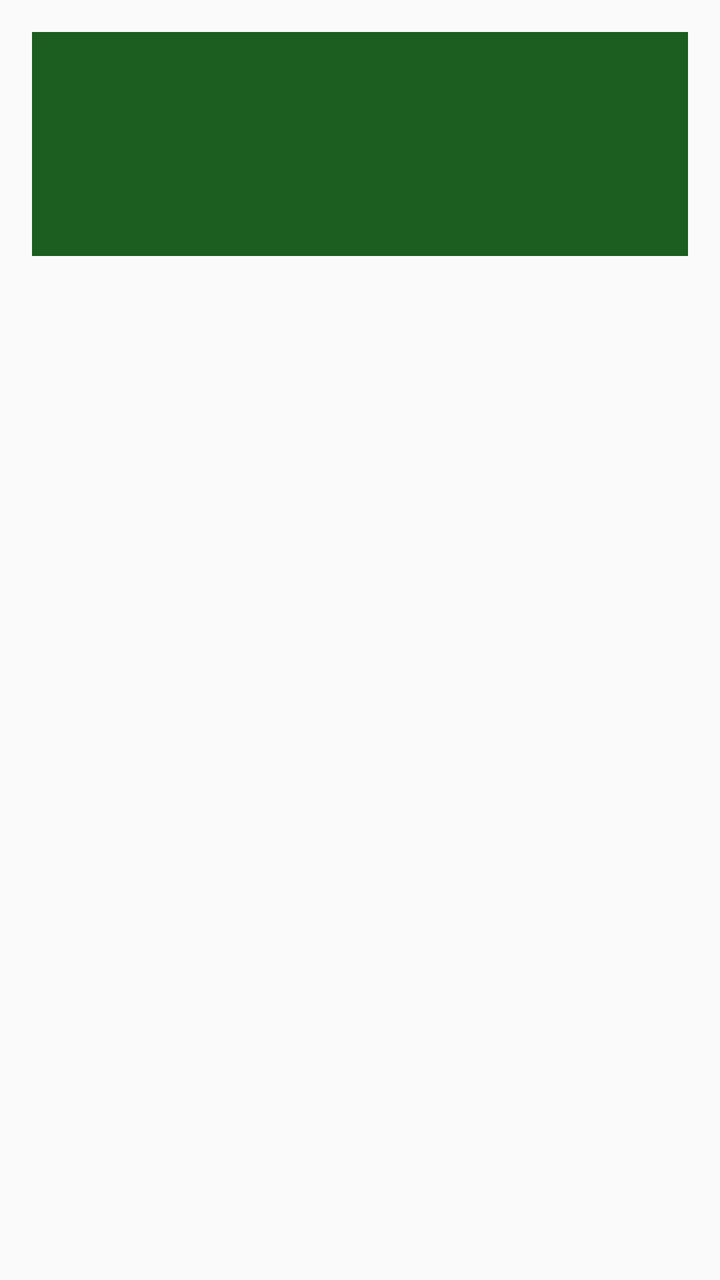
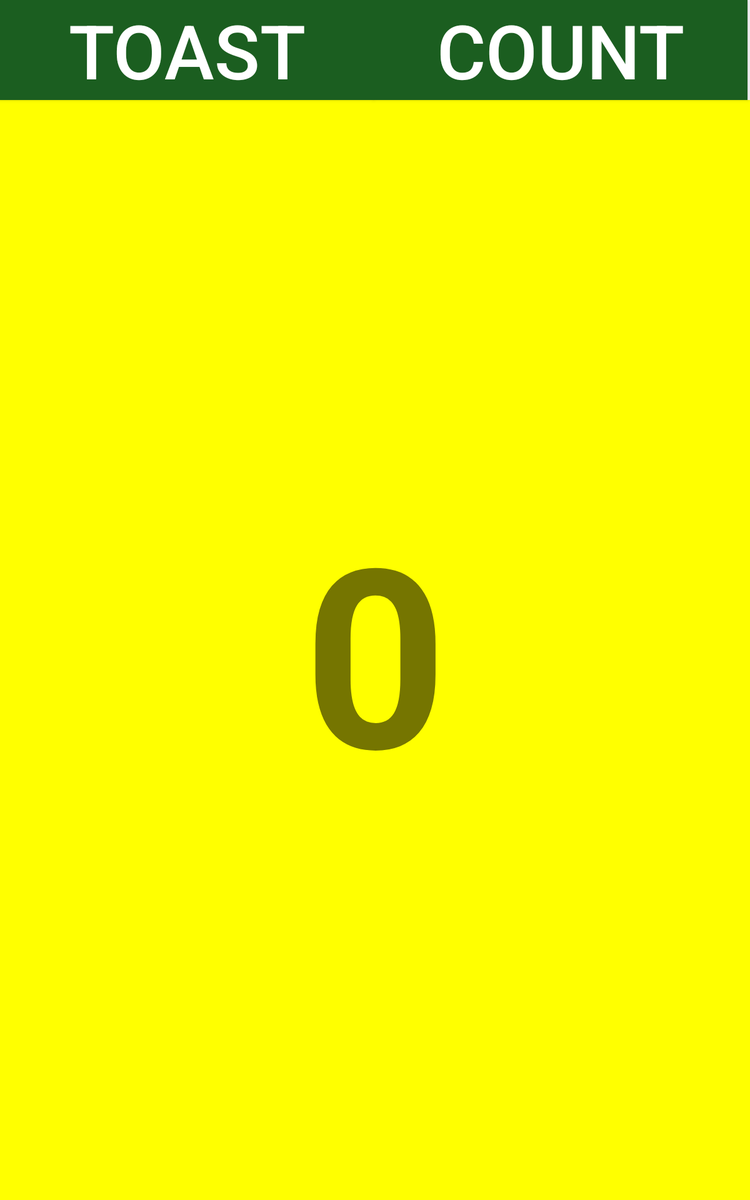

Compare how this app lays out the same screen by default and in its alternative resource folder. The renders come first, then the two layout files and the values they reference.
<!-- AndroidManifest.xml: activity theme AppTheme.NoActionBar -->
<!-- res/layout/activity_main.xml -->
<?xml version="1.0" encoding="utf-8"?>
<RelativeLayout xmlns:android="http://schemas.android.com/apk/res/android"
    xmlns:app="http://schemas.android.com/apk/res-auto"
    xmlns:tools="http://schemas.android.com/tools"
    android:id="@+id/activity_main"
    android:layout_width="match_parent"
    android:layout_height="match_parent"
    android:padding="16dp"
    tools:context="com.example.android.tabexperiment.MainActivity">

    <android.support.v7.widget.Toolbar
        android:id="@+id/toolbar"
        android:layout_width="match_parent"
        android:layout_height="wrap_content"
        android:layout_alignParentTop="true"
        android:background="?attr/colorPrimary"
        android:minHeight="?attr/actionBarSize"
        android:theme="@style/ThemeOverlay.AppCompat.Dark.ActionBar"
        app:popupTheme="@style/ThemeOverlay.AppCompat.Light"/>

    <android.support.design.widget.TabLayout
        android:id="@+id/tab_layout"
        android:layout_width="match_parent"
        android:layout_height="wrap_content"
        android:layout_below="@id/toolbar"
        android:background="?attr/colorPrimary"
        android:minHeight="?attr/actionBarSize"
        android:theme="@style/ThemeOverlay.AppCompat.Dark.ActionBar"/>

    <android.support.v4.view.ViewPager
        android:id="@+id/pager"
        android:layout_width="match_parent"
        android:layout_height="fill_parent"
        android:layout_below="@id/tab_layout"/>

</RelativeLayout>
<!-- resources referenced by this layout -->
<resources>
  <style name="AppTheme.NoActionBar">
          <item name="windowActionBar">false</item>
          <item name="windowNoTitle">true</item>
      </style>
</resources>
<!-- res/layout-sw600dp/activity_main.xml (the repository's variant of the layout above) -->
<!-- drawn on a 7-inch tablet held upright -->
<?xml version="1.0" encoding="utf-8"?>
<androidx.constraintlayout.widget.ConstraintLayout xmlns:android="http://schemas.android.com/apk/res/android"
    xmlns:app="http://schemas.android.com/apk/res-auto"
    xmlns:tools="http://schemas.android.com/tools"
    android:layout_width="match_parent"
    android:layout_height="match_parent"
    tools:context=".MainActivity">

    <Button
        android:id="@+id/button_toast"
        android:layout_width="299dp"
        android:layout_height="wrap_content"
        android:background="@color/colorPrimary"
        android:onClick="showToast"
        android:text="@string/toast"
        android:textColor="@android:color/white"
        android:textSize="60sp"
        app:layout_constraintStart_toStartOf="parent"
        app:layout_constraintTop_toTopOf="parent" />

    <Button
        android:id="@+id/button_count"
        android:layout_width="299dp"
        android:layout_height="wrap_content"
        android:background="@color/colorPrimary"
        android:onClick="countUp"
        android:text="@string/count"
        android:textColor="@android:color/white"
        android:textSize="60sp"
        app:layout_constraintBaseline_toBaselineOf="@+id/button_toast"
        app:layout_constraintStart_toEndOf="@+id/button_toast" />

    <TextView
        android:id="@+id/show_count"
        android:layout_width="0dp"
        android:layout_height="0dp"
        android:background="#FFFF00"
        android:gravity="center|center_vertical"
        android:text="@string/_0"
        android:textSize="200sp"
        android:textStyle="bold"
        app:layout_constraintBottom_toBottomOf="parent"
        app:layout_constraintEnd_toEndOf="parent"
        app:layout_constraintStart_toStartOf="parent"
        app:layout_constraintTop_toBottomOf="@+id/button_toast" />
</androidx.constraintlayout.widget.ConstraintLayout>
<!-- resources referenced by the variant -->
<!-- as a 7-inch tablet held upright resolves them -->
<resources>
  <color name="colorPrimary">#1B5E20</color>
  <string name="_0">0</string>
  <string name="count">count</string>
  <string name="toast">Toast</string>
  <style name="AppTheme.NoActionBar">
          <item name="windowActionBar">false</item>
          <item name="windowNoTitle">true</item>
      </style>
</resources>
